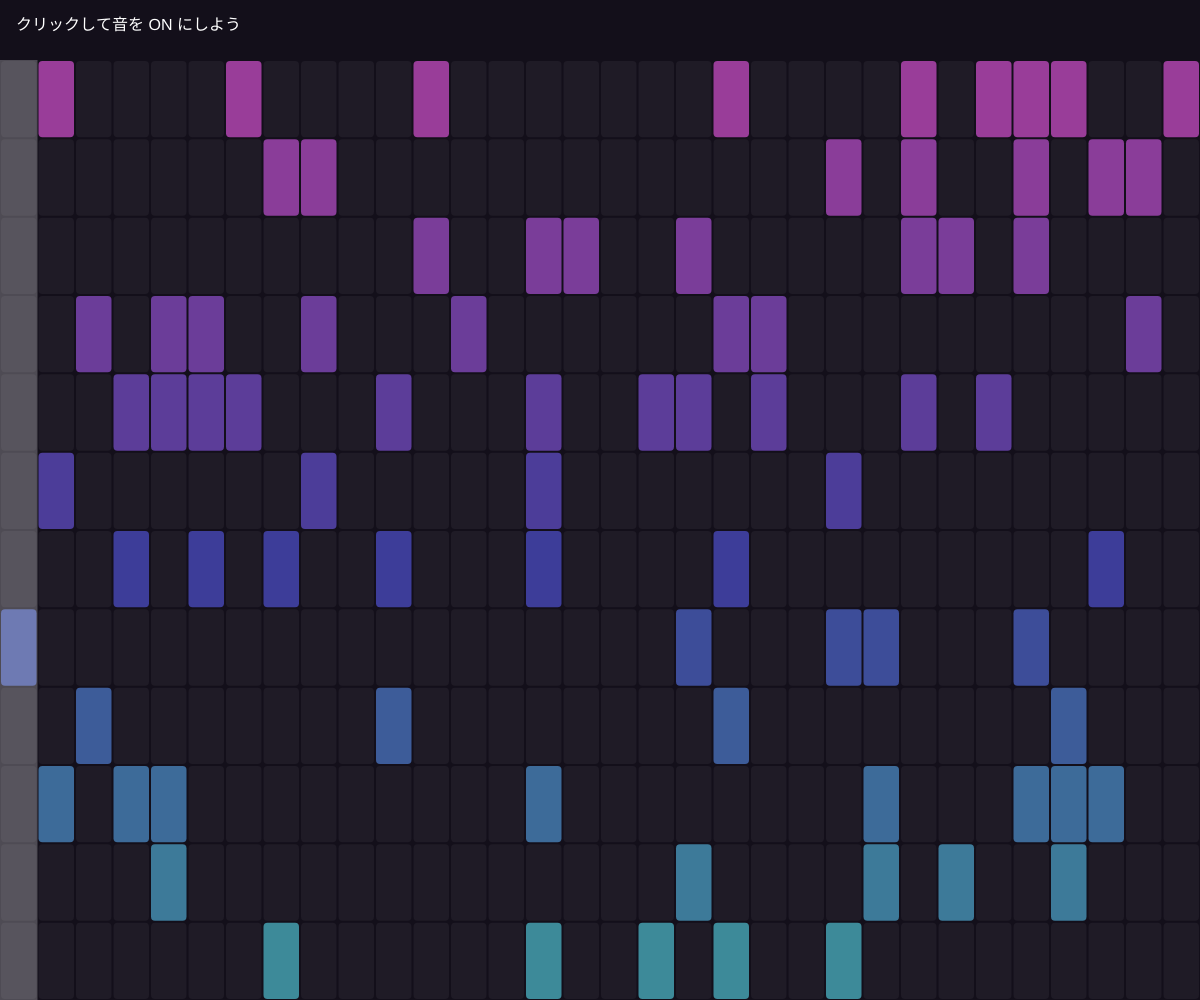
Frame 1 (no input)
Frame 60 (no input): identical to frame 1, image omitted
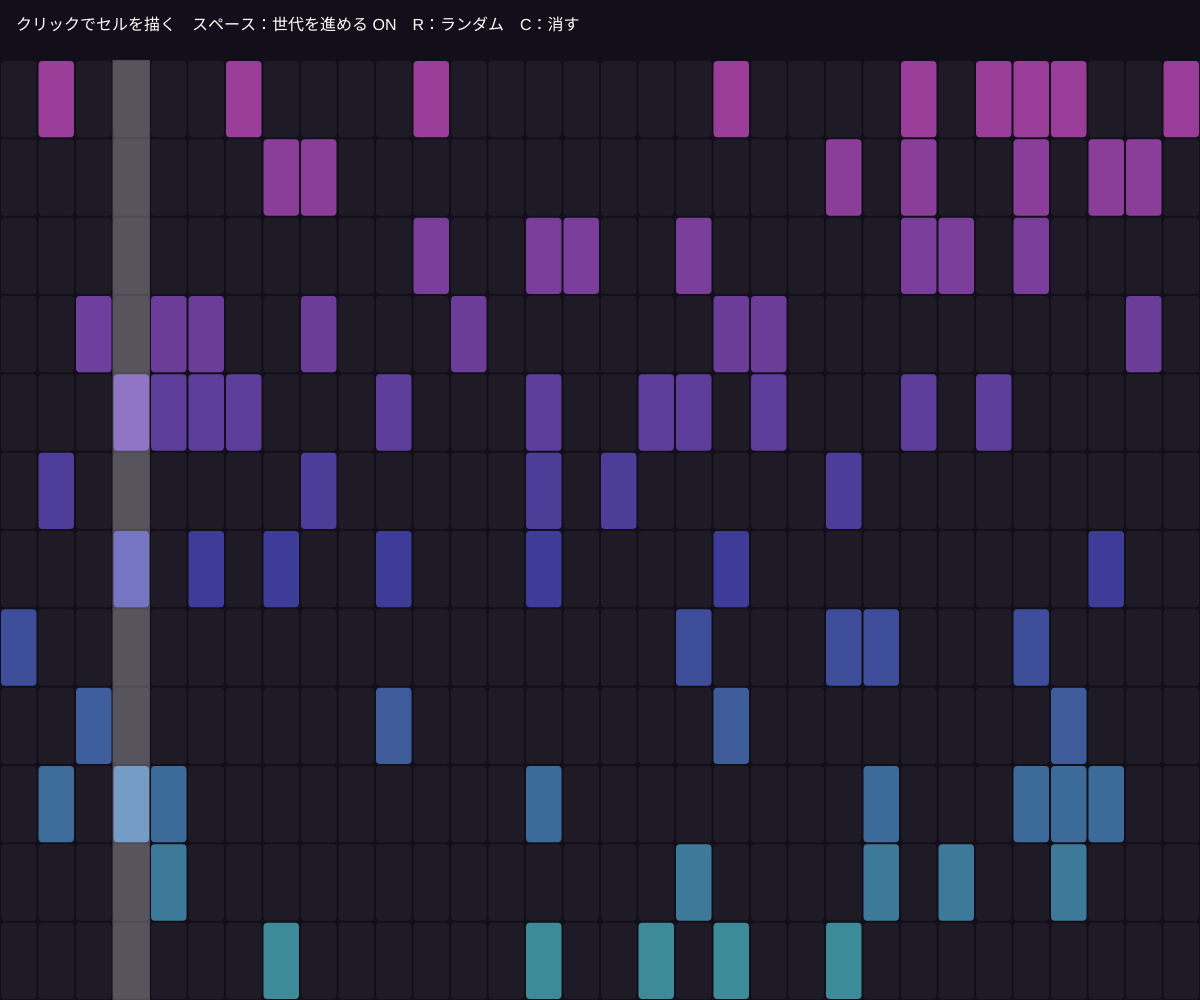
Frame 120 (the mouse pressed at the canvas centre since frame 60)

The p5.js sketch that drew these frames (run headless with seeded random() and noise() and a simulated clock; from frame 60 on, the mouse is pressed at the canvas centre):

// p5.js sketch
// ── sketch.js
// ============================================
// 10 ライフゲーム・ミュージック
// 02 のライフゲームを「楽譜」にする。縦が音の高さ、横が時間。
// 再生バーが通った列の、生きているセルの音が鳴る。世代が進むと曲も変わる
// クリックで音 ON・セルを描く / スペース = 世代を進める ON/OFF / R = ランダム
// ============================================

let cols = 32, rows = 12;
let grid, next;
let cellW, cellH;
let playhead = 0; // 再生バーの位置（列）
let lastBeat = 0;
let evolving = true;
// 縦の位置 → 音（ペンタトニック・スケール。何が重なってもきれい）
let notes = ['C5', 'A4', 'G4', 'E4', 'D4', 'C4', 'A3', 'G3', 'E3', 'D3', 'C3', 'A2'];
let flash = [];

function setup() {
  createCanvas(windowWidth, windowHeight);
  colorMode(HSB, 360, 100, 100, 100);
  cellW = width / cols;
  cellH = (height - 60) / rows;
  grid = make2D();
  flash = make2D();
  randomize();
}

function make2D() {
  let a = [];
  for (let x = 0; x < cols; x++) a.push(new Array(rows).fill(0));
  return a;
}

function randomize() {
  for (let x = 0; x < cols; x++) for (let y = 0; y < rows; y++) grid[x][y] = random() < 0.2 ? 1 : 0;
}

function draw() {
  background(260, 40, 10);

  // 8分音符ごとに再生バーを進める（BPM 120）
  if (audioCtx && audioCtx.currentTime - lastBeat > 0.25) {
    lastBeat = audioCtx.currentTime;
    playhead = (playhead + 1) % cols;
    // この列の生きているセルを鳴らす
    for (let y = 0; y < rows; y++) {
      if (grid[playhead][y] === 1) {
        playNote(notes[y], 0.15, 0.4);
        flash[playhead][y] = 1;
      }
    }
    // 1周ごとにライフゲームを1世代進める
    if (playhead === 0 && evolving) nextGeneration();
  }

  // 描く
  noStroke();
  for (let x = 0; x < cols; x++) {
    for (let y = 0; y < rows; y++) {
      if (grid[x][y] === 1) fill(map(y, 0, rows, 300, 180), 60, 60 + flash[x][y] * 40);
      else fill(260, 30, 15);
      rect(x * cellW + 1, 60 + y * cellH + 1, cellW - 2, cellH - 2, 4);
      flash[x][y] *= 0.9;
    }
  }
  // 再生バー
  fill(0, 0, 100, 25);
  rect(playhead * cellW, 60, cellW, height - 60);

  fill(0, 0, 100);
  textSize(16);
  text(audioCtx ? 'クリックでセルを描く　スペース：世代を進める ' + (evolving ? 'ON' : 'off') + '　R：ランダム　C：消す' : 'クリックして音を ON にしよう', 16, 30);
}

// ライフゲームのルール（02 と同じ）
function nextGeneration() {
  let n = make2D();
  for (let x = 0; x < cols; x++) {
    for (let y = 0; y < rows; y++) {
      let c = 0;
      for (let i = -1; i <= 1; i++) for (let j = -1; j <= 1; j++) {
        if (i || j) c += grid[(x + i + cols) % cols][(y + j + rows) % rows];
      }
      n[x][y] = grid[x][y] === 1 ? (c === 2 || c === 3 ? 1 : 0) : c === 3 ? 1 : 0;
    }
  }
  grid = n;
}

function mousePressed() {
  startAudio();
  if (!lastBeat) lastBeat = audioCtx.currentTime;
  let x = floor(mouseX / cellW), y = floor((mouseY - 60) / cellH);
  if (x >= 0 && x < cols && y >= 0 && y < rows) grid[x][y] = 1 - grid[x][y];
}

function keyPressed() {
  if (key === ' ') evolving = !evolving;
  if (key === 'r' || key === 'R') randomize();
  if (key === 'c' || key === 'C') grid = make2D();
}

// ---------- やってみよう ----------
// 1. スペースで世代を止めて、自分で描いたパターンを「作曲」しよう
// 2. notes を変える（例：長調のドレミファソラシ）
// 3. 0.25（8分音符）を 0.125 にすると倍速になる


// ==================================================
// ここから下は「音を鳴らすための道具」です
// （中身は読まなくても OK。消さないでね）
// ==================================================
let audioCtx, masterOut;

// 音を出す準備（クリックやキーを押したときに呼ぶ）
function startAudio() {
  if (!audioCtx) {
    audioCtx = new AudioContext();
    masterOut = audioCtx.createDynamicsCompressor(); // 音割れを防ぐ
    masterOut.connect(audioCtx.destination);
  }
  audioCtx.resume();
}

// 音を1つ鳴らす： playNote('C4', 音の大きさ 0〜1, 長さ[秒], 音色, 鳴らす時刻)
// 音色は 'sine' 'triangle' 'sawtooth' 'square' から選べる
function playNote(note, volume = 0.3, duration = 0.3, type = 'triangle', when) {
  if (!audioCtx) return;
  let t = when === undefined ? audioCtx.currentTime : when;
  let osc = audioCtx.createOscillator();
  let amp = audioCtx.createGain();
  osc.type = type;
  osc.frequency.value = typeof note === 'number' ? note : noteToFreq(note);
  amp.gain.setValueAtTime(0.0001, t);
  amp.gain.exponentialRampToValueAtTime(volume, t + 0.01); // すぐ大きく
  amp.gain.exponentialRampToValueAtTime(0.0001, t + duration); // だんだん小さく
  osc.connect(amp);
  amp.connect(masterOut);
  osc.start(t);
  osc.stop(t + duration + 0.05);
}

// 音名（'C4' や 'F#3'）を周波数（Hz）に変える
function noteToFreq(note) {
  let steps = { C: 0, D: 2, E: 4, F: 5, G: 7, A: 9, B: 11 };
  let n = steps[note[0]];
  if (note[1] === '#') n = n + 1;
  if (note[1] === 'b') n = n - 1;
  let octave = parseInt(note.slice(-1));
  return 440 * Math.pow(2, (n + (octave + 1) * 12 - 69) / 12); // ラ(A4) = 440Hz が基準
}
